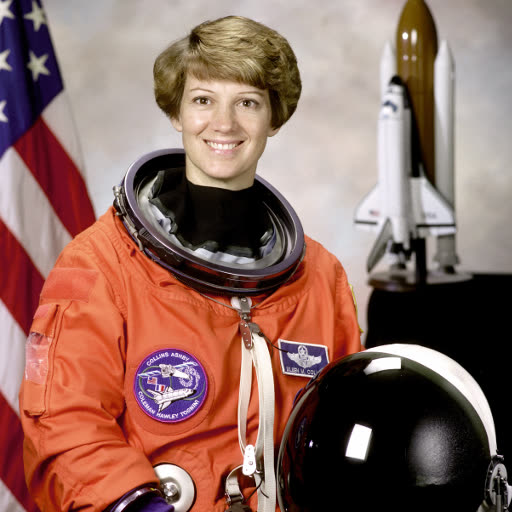
#> input picture worker/tests/fixtures/astronaut.jpg, 512 x 512 px; its folder holds only this picture in this run
$ python -i eyes.py   (imports and definitions only)   (older library calls are emulated)
#> lines starting #> are read from the running program, lines starting #| are printed output that depends on the picture; after the words box and inside, x2 and y2 are one past the last pixel; in counts of white or black regions, pixels touching at a corner belong together
"""Ojos del director de edición: lo que se ve en el video, medido y resumido para que Claude lo mire.

Al analizar (VIDEO_ANALYZE, después de transcribir) se mide sobre el mezzanine, todo en CPU y open source:

- Cambios de escena: ffmpeg `select='gt(scene,0.3)'` sobre una copia chiquita (rápido, exacto al cuadro).
- Muestreo: un cuadro cada 1 a 3 s (según el largo, con tope) más uno al empezar cada escena.
- Por cuadro: cara (YuNet, el detector que ya usan estilos y clips) con su posición, tamaño y si mira a cámara (con los
  puntos de los ojos y la nariz), nitidez (varianza del laplaciano), exposición (oscuro, quemado, contraluz),
  movimiento de cámara (correlación de fase entre cuadros a 0,5 s), texto quemado en pantalla (Tesseract) y energía
  de la voz (dB, del WAV de 16 kHz).
- Tramos: cada escena partida en ventanas de hasta 6 s, con los promedios de lo anterior.
- Hojas de contacto: los cuadros en baja resolución, en grilla, con su número y su marca de tiempo. Es lo que mira
  Claude con visión (unos 120 tokens por cuadro) y lo que la app recorta para las miniaturas de "Lo que entendió".

Se guardan en el almacenamiento privado del proyecto (`editor/<id>/ojos/hoja-NN.jpg`) y las medidas, en
`video_projects.eyes`. Si algo falla (sin modelo de caras, sin Tesseract), se sigue sin esa medida y se anota.
"""

from __future__ import annotations

import logging
import math
import re
import subprocess
from dataclasses import dataclass, field
from pathlib import Path
from typing import Any, Callable

import numpy as np

log = logging.getLogger("worker.eyes")

VERSION = 1
FPS_SCAN = 2.0  # cuadros por segundo que se miden (movimiento, nitidez y caras salen de aquí)
SCENE_THRESHOLD = 0.25
MAX_FRAMES = 240
MAX_OCR = 48
TRAMO_MAX = 6.0
MIN_GAP = 0.6  # dos muestras no quedan a menos de esto
LABEL_H = 22


# ─── Muestreo ──────────────────────────────────────────────────────────────


# [93 lines left out: functions sample_times, frontal_from_landmarks, sharpness, exposure, camera_shift, not called in this run]


class FaceFinder:
    """YuNet con los 5 puntos de la cara (para saber si mira a cámara). Sin el modelo, no detecta (y se anota)."""

    # [10 lines left out: function __init__, not called in this run]

    @property
    def ready(self) -> bool:
        return self.detector is not None

    # [17 lines left out: function find, not called in this run]


def text_boxes(gray: np.ndarray, limit: int = 3) -> list[tuple[int, int, int, int]]:
    """Renglones de texto candidatos (x, y, w, h): bordes fuertes y horizontales agrupados (gradiente + cierre).

    Tesseract sobre el cuadro entero se confunde con una foto de fondo; sobre cada renglón recortado lee bien un texto
    quemado (un rótulo, un precio, un subtítulo).
    """
    import cv2  # noqa: PLC0415

    h, w = gray.shape[:2]
    grad = cv2.morphologyEx(gray, cv2.MORPH_GRADIENT, cv2.getStructuringElement(cv2.MORPH_ELLIPSE, (3, 3)))
    _, bw = cv2.threshold(grad, 0, 255, cv2.THRESH_BINARY + cv2.THRESH_OTSU)
    closed = cv2.morphologyEx(bw, cv2.MORPH_CLOSE, cv2.getStructuringElement(cv2.MORPH_RECT, (max(9, w // 30), 1)))
    contours, _ = cv2.findContours(closed, cv2.RETR_EXTERNAL, cv2.CHAIN_APPROX_SIMPLE)
    boxes = []
    for c in contours:
        x, y, bw_, bh = cv2.boundingRect(c)
        if bh < h * 0.012 or bh > h * 0.12 or bw_ < bh * 2.2 or bw_ < w * 0.12:
            continue
        fill = cv2.countNonZero(bw[y : y + bh, x : x + bw_]) / float(bw_ * bh)
        if fill < 0.08 or fill > 0.85:
            continue
        boxes.append((x, y, bw_, bh))
    boxes.sort(key=lambda b: -(b[2] * b[3]))
    return boxes[:limit]


# [56 lines left out: functions _tesseract_line, read_text, not called in this run]


_WORD = re.compile(r"^[¿¡(\"']?[0-9A-Za-zÁÉÍÓÚÜÑáéíóúüñ$%€#@+/.,:x-]{3,}[?!).,:\"']?$")


def _wordlike(text: str) -> bool:
    letters = sum(ch.isalnum() for ch in text)
    return bool(_WORD.match(text)) and letters >= max(3, len(text) * 0.6)


# [72 lines left out: functions voice_db, build_tramos, _mean_face, not called in this run]


# ─── Hojas de contacto ─────────────────────────────────────────────────────


@dataclass
class SheetLayout:
    tile_w: int
    tile_h: int
    cols: int
    rows: int
    label_h: int = LABEL_H

    @property
    def per_sheet(self) -> int:
        return self.cols * self.rows

    @property
    def size(self) -> tuple[int, int]:
        return self.cols * self.tile_w, self.rows * (self.tile_h + self.label_h)


# [8 lines left out: function layout_for, not called in this run]


def fmt_time(t: float) -> str:
    m, s = divmod(max(0.0, t), 60)
    return f"{int(m)}:{s:04.1f}"


# [108 lines left out: functions make_sheet, fit_tile, save_sheets, detect_scenes, scan_frames, scan_size, not called in this run]


@dataclass
class EyesResult:
    eyes: dict[str, Any]
    sheets: list[tuple[Path, list[int]]] = field(default_factory=list)


# [129 lines left out: functions analyze, frames_at, not called in this run]

>>> import cv2
>>> picture = cv2.imread('../tests/fixtures/astronaut.jpg', cv2.IMREAD_GRAYSCALE)
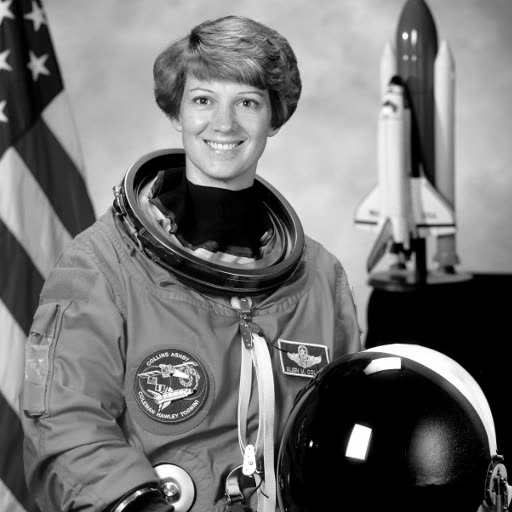
#> picture: shape (512, 512); min 0, max 255, mean 115.4
>>> result = text_boxes(picture)
#> in text_boxes, `grad = cv2.morphologyEx(gray, cv2.MORPH_GRADIENT, cv2.getStructuringEl..`:
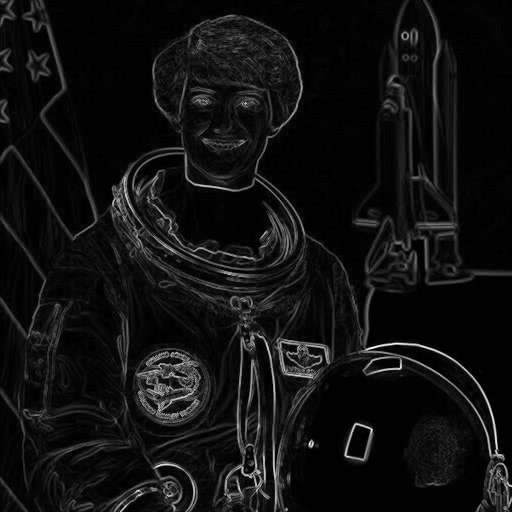
#> grad: shape (512, 512); min 0, max 253, mean 16.4
#> in text_boxes, `_, bw = cv2.threshold(grad, 0, 255, cv2.THRESH_BINARY + cv2.THRESH_OTSU)`:
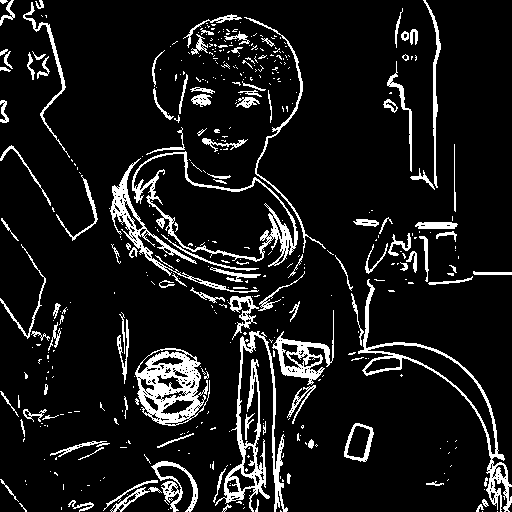
#> bw: shape (512, 512); 10.1% white; 446 white regions (329 under 20 px), largest, box (x1, y1, x2, y2) and area: (135, 348, 210, 426) 2862, (215, 331, 288, 512) 2717, (358, 279, 512, 512) 2186
#> in text_boxes, `closed = cv2.morphologyEx(bw, cv2.MORPH_CLOSE, cv2.getStructuringEleme..`:
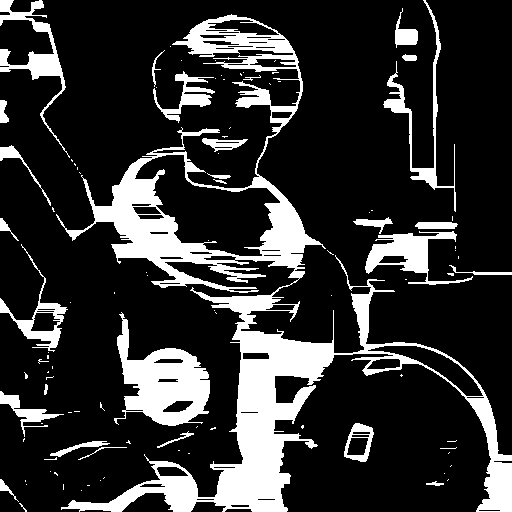
#> closed: shape (512, 512); 19.4% white; 102 white regions (74 under 20 px)
#> in text_boxes, `contours, _ = cv2.findContours(closed, cv2.RETR_EXTERNAL, cv2.CHAIN_AP..`: contours = 100 contours, 76 with area under 20; largest, box (x1, y1, x2, y2) and area: (56, 14, 512, 512) 42249, (114, 312, 210, 426) 5294, (365, 231, 473, 285) 1982, (0, 0, 70, 158) 1621, (0, 244, 68, 352) 1390
#> the loop in text_boxes, `for c in contours:` made 100 passes
#> (x, y, bw_, bh) on passes 1, 2, 5, 6, 7, 10, 12, 13, 14, 21, 22, 24: (19, 503, 8, 9), (81, 490, 1, 1), (26, 484, 1, 1), (426, 481, 18, 5), (100, 480, 1, 1), (0, 479, 19, 23), (444, 473, 1, 1), (54, 472, 4, 4), (50, 471, 1, 1), (78, 447, 49, 13), (50, 441, 60, 16), (126, 440, 5, 4)
#> (c, x, y, bw_, bh) on passes 3, 4, 8, 9, 11, 15: ([[87, 485], [89, 485]], 87, 485, 3, 1), ([[63, 484], [63, 489]], 63, 484, 1, 6), ([[25, 480], [25, 481]], 25, 480, 1, 2), ([[448, 479], [447, 480]], 447, 479, 2, 2), ([[104, 477], [103, 478]], 103, 477, 2, 2), ([[451, 465], [450, 466]], 450, 465, 2, 2)
#> after the loop in text_boxes, `for c in contours:`: boxes = [(449, 265, 63, 10)]
#> result = [(449, 265, 63, 10)]
